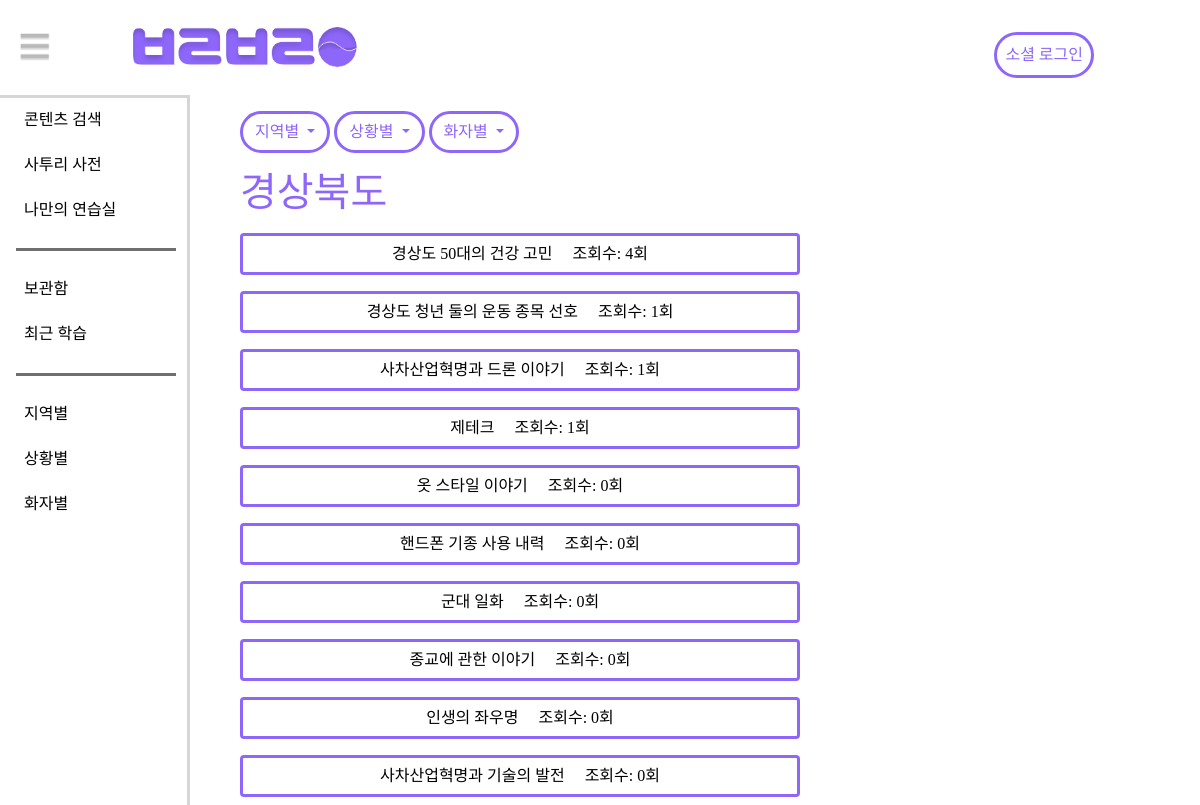
/voice/voice_map/gsbokdo/, run on an earlier commit of the app's database.
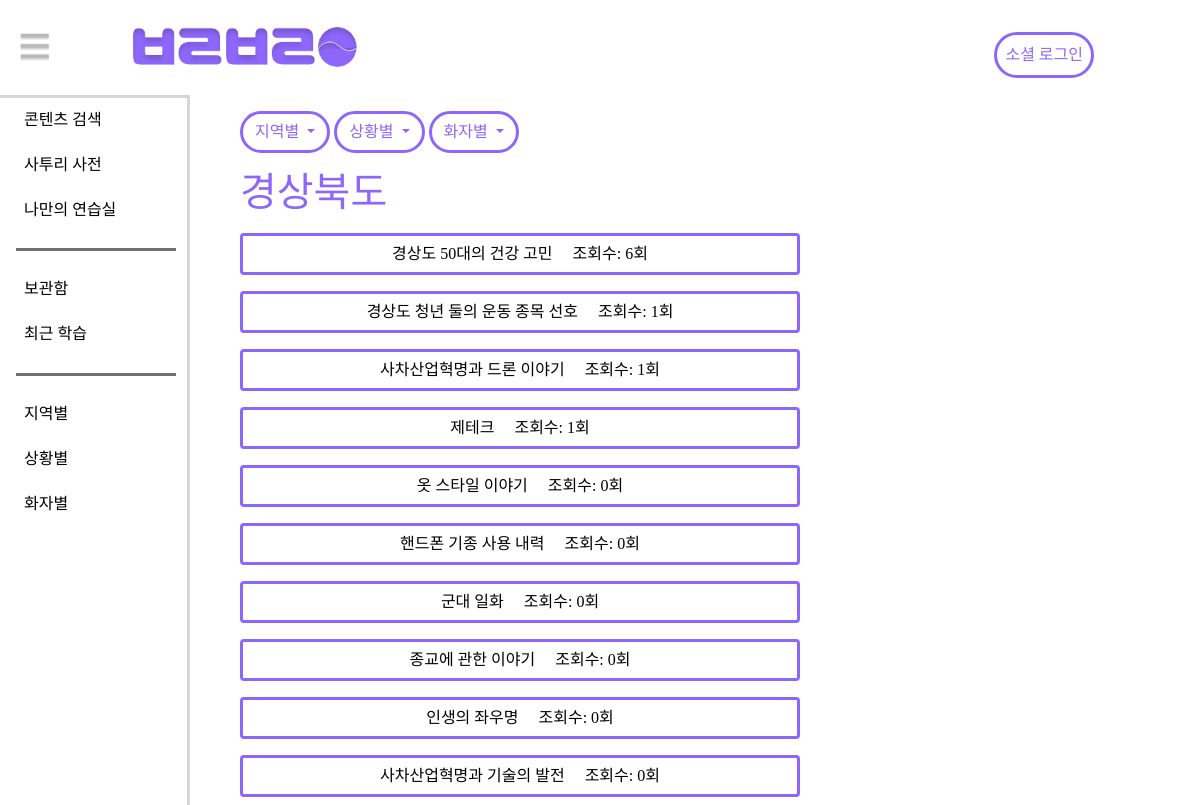
And on a later commit of the database.
### voice/models.py (models this page shows, shortened)
class voice(models.Model):
    title = models.CharField(max_length=50)
    region = models.CharField(max_length = 30, choices=region_choice)
    situation = models.CharField(max_length = 30, choices=situation_choice, blank=True)
    talker_age = models.CharField(max_length = 30, choices=talker_age_choice, blank=True)
    talker_gender = models.CharField(max_length = 30, choices=talker_gender_choice, blank=True)
    views = models.PositiveIntegerField(default=0)
    memo = models.CharField(max_length = 300, blank=True)
    objects = managers.CustomModelManager()
    audio = models.FileField(upload_to="voice")
    script = models.FileField(upload_to="script", blank=True)
    script_title = models.CharField(max_length=100, blank=True)
    text = models.TextField(default="", blank=True)

### voice/views.py (the view)
# urls.py: path('voice_map/gsbokdo/', GbListView.as_view(), name="gsbokdo"),
class GbListView(ListView):
    model = voice
    context_object_name = "voice_list"
    template_name = 'voice/gsbokdo.html'
    queryset = voice.objects.filter(region="경상북도").order_by("-views")

### voice/templates/voice/gsbokdo.html
{% extends 'voice/local_base.html' %}
{% block local %}
<h1>경상북도</h1>
<div style="font-size: 15px;">
  <ul style="list-style:none; padding:0px; margin:0px;">
      {% for voice in voice_list %}
      <li><a class="btn btn-outline col-7 my-2" href="{% url 'voice:voice_detail' pk=voice.id %}">{{voice.title}} &nbsp;&nbsp;&nbsp;&nbsp;조회수: {{voice.views}}회</a></li>
      {% endfor %}
  </ul>
</div>
{% endblock %}

What changed in the data, as far as the page shows it:
changed voice "경상도 50대의 건강 고민": views "4" → "6"
